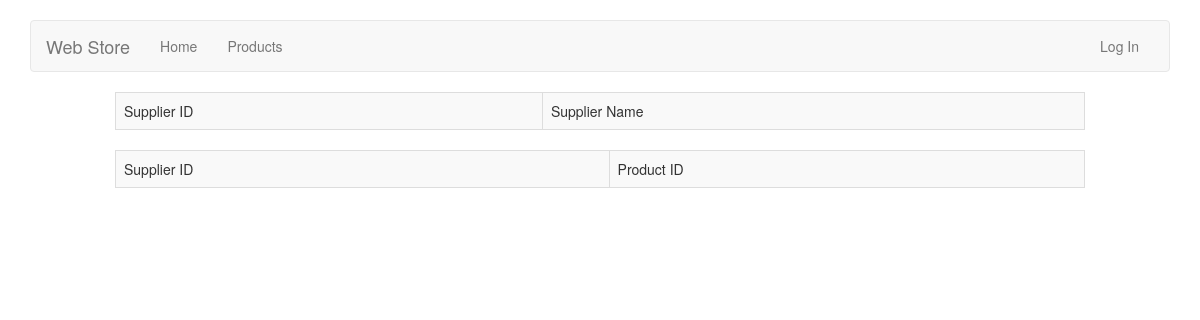
The app's page /supply, older data.
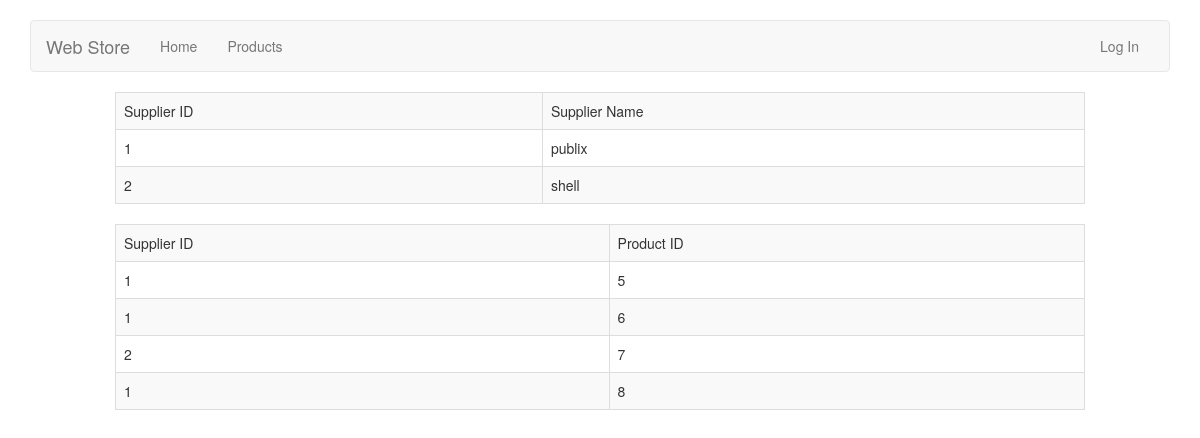
The same page, newer data.
### supply/models.py (models this page shows)
class Supplier(models.Model):
	id = models.AutoField(primary_key=True)
	name = models.TextField()

class Supplys(models.Model):
	supplierId = models.IntegerField()
	productId = models.IntegerField()

### supply/views.py (the view)
# urls.py: url(r'^supply', 'supply.views.supply', name = 'supply'),
def supply(request):
	supplierquery = Supplier.objects.all()
	supplysquery = Supplys.objects.all()
	context = {
		"supplierquery": supplierquery,
		"supplysquery": supplysquery,
	}
	return render(request, "supply.html", context)

### templates/supply.html
{% extends 'base.html' %}
{% load crispy_forms_tags %}
{% block content %}
<div class="col-xs-10 col-xs-offset-1">
	<table class='table table-striped table-bordered table-hover'>
		<tr><td>Supplier ID</td><td>Supplier Name</td></tr>
	{% for obj in supplierquery %}
		<tr><td>{{ obj.id }}</td><td>{{ obj.name }}</td></tr>
	{% endfor %}
	</table>
	<table class='table table-striped table-bordered table-hover'>
		<tr><td>Supplier ID</td><td>Product ID</td></tr>
	{% for obj in supplysquery %}
		<tr><td>{{ obj.supplierId }}</td><td>{{ obj.productId }}</td></tr>
	{% endfor %}
	</table>
</div>
{% endblock %}

Row changes from the older to the newer data that the page shows:
added Supplier: id "1", name "publix"
added Supplier: id "2", name "shell"
added Supplys: supplierId "1", productId "5"
added Supplys: supplierId "1", productId "6"
added Supplys: supplierId "2", productId "7"
added Supplys: supplierId "1", productId "8"
